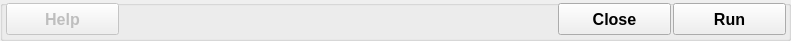
  <widget class="QGroupBox" name="groupBoxButtons">
   <property name="geometry">
    <rect>
     <x>0</x>
     <y>320</y>
     <width>791</width>
     <height>41</height>
    </rect>
   </property>
   <property name="title">
    <string/>
   </property>
   <widget class="QPushButton" name="pushButtonHelp">
    <property name="enabled">
     <bool>false</bool>
    </property>
    <property name="geometry">
     <rect>
      <x>6</x>
      <y>3</y>
      <width>113</width>
      <height>32</height>
     </rect>
    </property>
    <property name="font">
     <font>
      <family>Arial</family>
      <pointsize>12</pointsize>
      <weight>75</weight>
      <bold>true</bold>
     </font>
    </property>
    <property name="text">
     <string>Help</string>
    </property>
    <property name="autoDefault">
     <bool>false</bool>
    </property>
   </widget>
   <widget class="QPushButton" name="pushButtonClose">
    <property name="geometry">
     <rect>
      <x>558</x>
      <y>3</y>
      <width>113</width>
      <height>32</height>
     </rect>
    </property>
    <property name="font">
     <font>
      <family>Arial</family>
      <pointsize>12</pointsize>
      <weight>75</weight>
      <bold>true</bold>
     </font>
    </property>
    <property name="text">
     <string>Close</string>
    </property>
    <property name="autoDefault">
     <bool>false</bool>
    </property>
   </widget>
   <widget class="QPushButton" name="pushButtonRun">
    <property name="geometry">
     <rect>
      <x>673</x>
      <y>3</y>
      <width>113</width>
      <height>32</height>
     </rect>
    </property>
    <property name="font">
     <font>
      <family>Arial</family>
      <pointsize>12</pointsize>
      <weight>75</weight>
      <bold>true</bold>
     </font>
    </property>
    <property name="toolTip">
     <string/>
    </property>
    <property name="text">
     <string>Run</string>
    </property>
    <property name="autoDefault">
     <bool>false</bool>
    </property>
   </widget>
  </widget>
